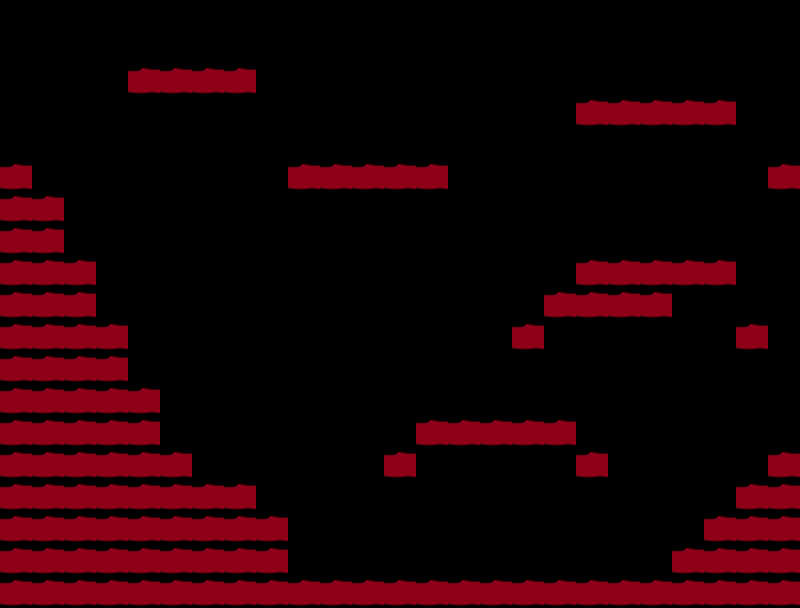

A level layout from a 2D game, rendered from its tile map. Below: a short description, then the map file with tile-grid data replaced by summaries:
An orthogonal 25x19 tile map with 32x32 px tiles, 1 tile layer (Tile Layer 1).

<map version="1.9" tiledversion="1.9.0" orientation="orthogonal" renderorder="right-down" width="25" height="19" tilewidth="32" tileheight="32" infinite="0" nextlayerid="2" nextobjectid="1">
 <tileset firstgid="1" name="96 platform" tilewidth="32" tileheight="32" tilecount="3" columns="3">
  <image source="96 platform.png" width="96" height="32" />
  <tile id="0">
   <properties>
    <property name="c" type="bool" value="true" />
   </properties>
  </tile>
  <tile id="1">
   <properties>
    <property name="c" type="bool" value="true" />
   </properties>
  </tile>
  <tile id="2">
   <properties>
    <property name="c" type="bool" value="true" />
   </properties>
  </tile>
 </tileset>
 <layer id="1" name="Tile Layer 1" width="25" height="19">
  <data>[475 cells, 129 non-empty, 1 distinct tile ids]</data>
 </layer>
</map>